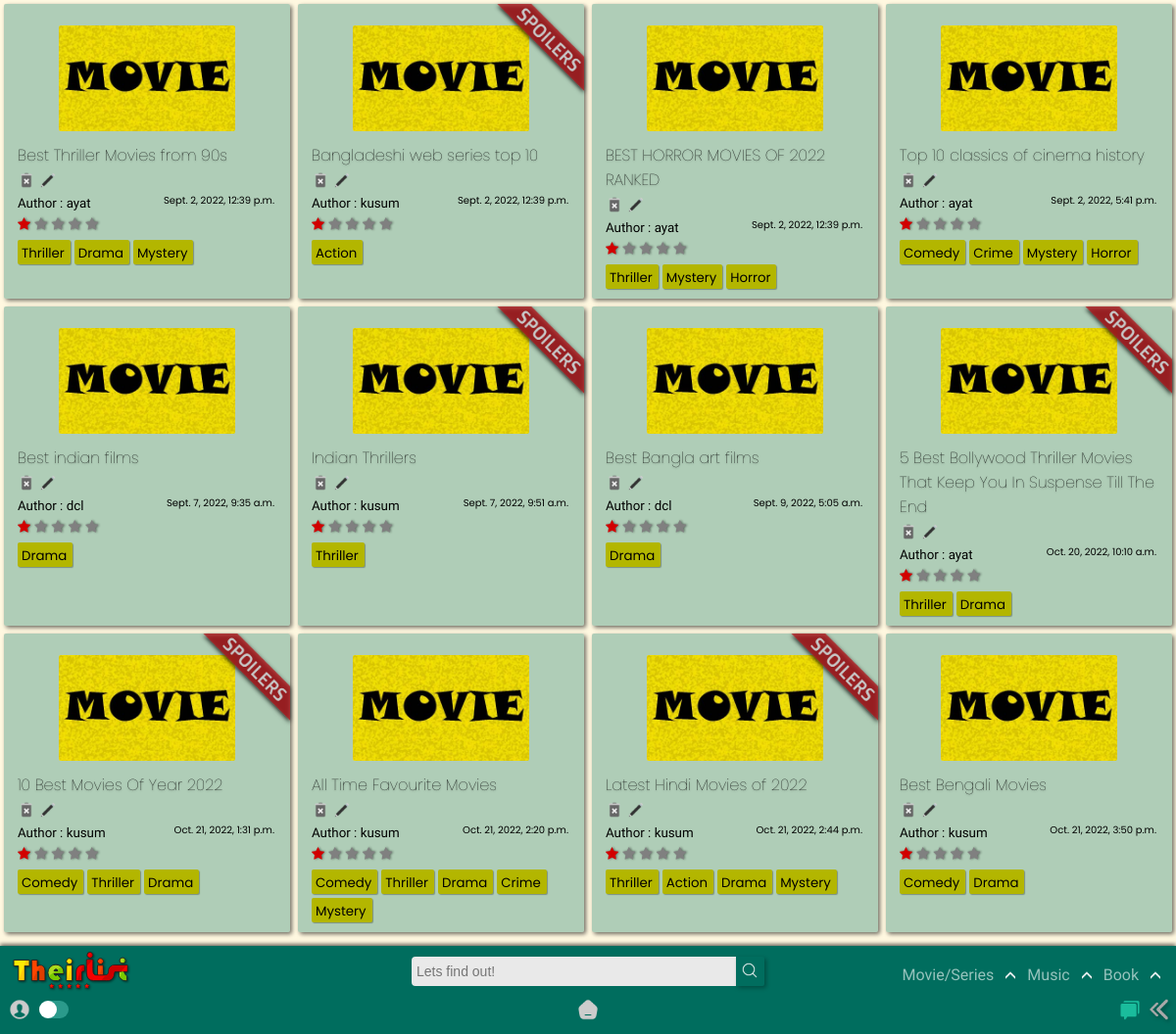
/home/film/, run on the app's committed database.
### app/models.py (models this page shows, shortened)
class List(models.Model):
    title = models.CharField(max_length=120)
    genre = models.ManyToManyField('Genre')
    creator = models.ForeignKey(User,on_delete=models.SET_NULL,blank=True, null=True)
    posted = models.DateTimeField(auto_now_add=True)
    content = RichTextField(null=True,default=' ')
    type = models.CharField(max_length=10,default="Movie")
    spoiler_choices = [(False, 'No'),(True, 'Yes')]
    spoiler = models.BooleanField(default=False,null=True, choices = spoiler_choices)
    slug = models.SlugField(max_length= 300,null=True, blank = True, unique=True)

class Genre(models.Model):
    name = models.CharField(max_length=150)
    def __str__(self):
        return self.name

### app/views.py (the view)
# urls.py: path('film/',views.film, name='film'),
def film(request,query=None):
    if not query:
        qs = List.objects.all()
    else:
        qs = List.objects.filter(genre__name__icontains=query)
    return render(request, 'app/film.html', {'query': qs, 'result' : query} )

### templates/app/film.html (shortened to what this page needs)
{% extends "index.html" %}
{% load static %}
{% block content %}
<section>
    <div class="contain-sec" id="contain-sec5">
      {% for film in query %}
      <div class="elements">
        <div class="thumb">
          <img src="{% static 'app/images/movie-poster.jpg' %}" width="100px" />
        </div>
        {% if film.spoiler == True %}
          <div class="spoiler"><img src="{% static 'app/images/spoilerr.png' %}" width="100px" /></div>
        {% endif %}
        <div class="Title">
          <a href="{% url 'app:list_detail' film.slug %}"><h4 class="tit">{{film.title}}</h4></a>
          {% if user.id == film.creator.id %}
          <a href="{% url 'app:delete_movie' film.slug %}"><img src ="{% static 'app/images/delete.png' %}"></a>
          <a href="{% url 'app:update_list' film.slug %}"><img src ="{% static 'app/images/edit.png' %}"></a>
          {% else %}
          <img src ="{% static 'app/images/delete-dis.png' %}">
          <img src ="{% static 'app/images/edit-dis.png' %}">
          {% endif %}
        </div>
        <div class="Author">
          <small>Author : {{film.creator.username}}<span>{{film.posted}}</span></small>
        </div>
        <div class="rating">
          <span class="star-headline">
          <span class="fa fa-star checked"></span>
          <span class="fa fa-star"></span>
          <span class="fa fa-star"></span>
          <span class="fa fa-star"></span>
          <span class="fa fa-star"></span>
          </span>
        </div>
          {% for tag in film.genre.all %}
          <div class="Genre">
            <a href="{% url 'app:film' query=tag %}">
              <small>{{ tag }}</small>
            </a>
          </div>
            {% empty %}
            No tags!
          {% endfor %}
      </div>
      {% endfor %}
    </div>
  </section>
{% endblock content %}

### static/app/css/desk.css (style rules this page uses)
:root { --rd: #D10000; --white: rgb(233, 233, 233); --rd2: #9DAAF2; --dark: #1d1d1d; --teal: rgb(0, 109, 94); }
* { -webkit-tap-highlight-color: transparent; margin: 0; padding: 0; box-sizing: border-box; }
body { -webkit-tap-highlight-color: transparent; background-color: #fff5d1ab; text-decoration: none; height: 100vh; display: flex; flex-direction: column; font-family: 'Raleway', sans-serif; }
.Title img { height: 18px!important; }
.Genre small { padding: 0 0; margin-right: 2px; }
.fa { color: grey; filter: drop-shadow(1px 0px 1px rgba(0, 0, 0, 0.493)); }
.star-headline .checked { color: #D10000; }
.star-headline span { font-size: 14px; }

### static/app/css/content_css.css (style rules this page uses)
section { position: relative; z-index: 0; }
.contain-sec { padding-top: 0px; display: grid; width: 100%; color: black; grid-template-rows: repeat(auto-fit, minmax(100px, 1fr)); grid-template-columns: repeat(auto-fit, minmax(250px, 1fr)); position: relative; margin-bottom: 100px; }
.elements { padding: 10px 14px; width: auto; cursor: pointer; background-color: rgba(0, 109, 94, 0.315); margin: 4px; border-radius: 2px; position: relative; box-shadow: 2px 2px 4px #00000090; transition: all 250ms ease-in-out; }
.thumb { display: grid; justify-content: center; }
.thumb img { height: 108px; width: auto; border-radius: 2px; margin: 12px; }
.tit { font-family: Poppins; font-size: 1em; font-weight: lighter; transition: all 250ms ease-in-out; margin-bottom: 4px; text-shadow: 0px 1px 2px #0000005b; }
.Author span { position: absolute; margin-right: 16px; right: 0; cursor: pointer; font-size: 10px; font-family: 'Poppins', sans-serif; }
.rating { font-family: 'Poppins', sans-serif; }
.Genre { margin: 0px 0px; margin-top: 4px; padding: 0px 4px; border-radius: 2px; background-color: rgb(179, 182, 0); color: rgb(0, 0, 0); width: max-content; cursor: pointer; display: inline-block; box-shadow: 1px 1px 1px #0000004b; font-family: 'Poppins', sans-serif; transition: all 350ms ease-in-out; }
.spoiler { position: absolute; height: 0; top: 0px; right: 0; filter: drop-shadow(0px 2px 2px black); text-align: center; }
.spoiler img { filter: opacity(0.8); width: 90px; }

### templates/app/film.html (style rules this page uses)
.Title img { height: 14px; }

### data on the page
List: title "Best Thriller Movies from 90s", creator.username "ayat", posted "Sept. 2, 2022, 12:39 p.m."
Genre: name "Thriller"
Genre: name "Drama"
Genre: name "Mystery"
List: spoiler True (drawn), title "Bangladeshi web series top 10", creator.username "kusum", posted "Sept. 2, 2022, 12:39 p.m."
Genre: name "Action"
List: title "BEST HORROR MOVIES OF 2022 RANKED", creator.username "ayat", posted "Sept. 2, 2022, 12:39 p.m."
Genre: name "Horror"
List: title "Top 10 classics of cinema history", creator.username "ayat", posted "Sept. 2, 2022, 5:41 p.m."
Genre: name "Comedy"
Genre: name "Crime"
List: title "Best indian films", creator.username "dcl", posted "Sept. 7, 2022, 9:35 a.m."
List: spoiler True (drawn), title "Indian Thrillers", creator.username "kusum", posted "Sept. 7, 2022, 9:51 a.m."
List: title "Best Bangla art films", creator.username "dcl", posted "Sept. 9, 2022, 5:05 a.m."
List: spoiler True (drawn), title "5 Best Bollywood Thriller Movies That Keep You In Suspense Till The End", creator.username "ayat", posted "Oct. 20, 2022, 10:10 a.m."
List: spoiler True (drawn), title "10 Best Movies Of Year 2022", creator.username "kusum", posted "Oct. 21, 2022, 1:31 p.m."
List: title "All Time Favourite Movies", creator.username "kusum", posted "Oct. 21, 2022, 2:20 p.m."
List: spoiler True (drawn), title "Latest Hindi Movies of 2022", creator.username "kusum", posted "Oct. 21, 2022, 2:44 p.m."
List: title "Best Bengali Movies", creator.username "kusum", posted "Oct. 21, 2022, 3:50 p.m."
